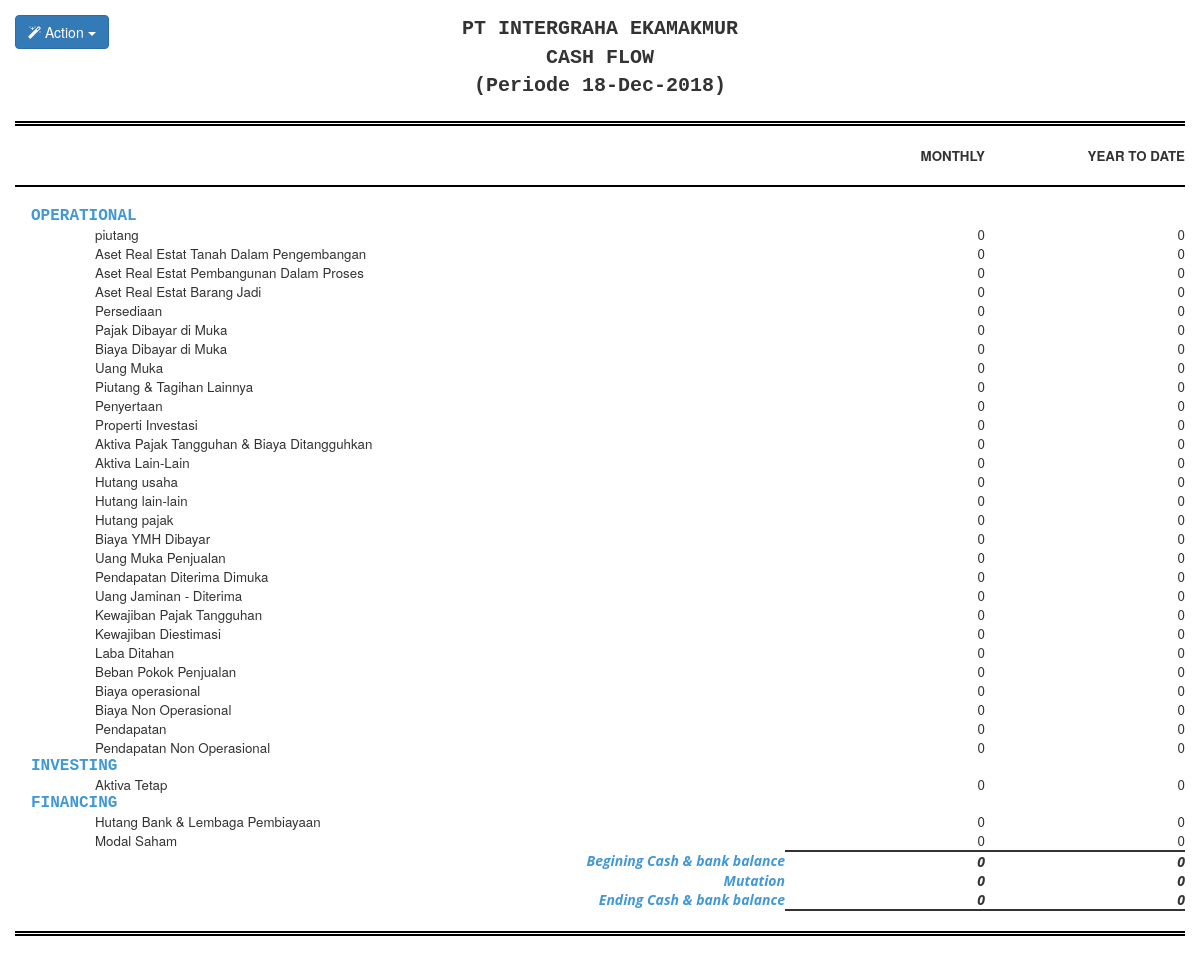
The page /index.php/cash_flow/cash_flow/view_cfd on the database its author committed.
### tables this page shows
CREATE TABLE `system_parameter`  (
  `id` int(50) NOT NULL AUTO_INCREMENT,
  `company_id` varchar(50) NOT NULL,
  `name` varchar(50) NOT NULL,
  `top_approval` varchar(50) NOT NULL,
  `base_currency` varchar(50) NOT NULL,
  `financial_month` varchar(50) NOT NULL,
  `financial_year` varchar(50) NOT NULL,
  `reaa` bigint(50) NOT NULL,
  `reac` bigint(50) NOT NULL,
  PRIMARY KEY (`id`) USING BTREE
);

CREATE TABLE `detail_category`  (
  `id_detail` int(11) NOT NULL AUTO_INCREMENT,
  `id_report` int(255) NULL DEFAULT NULL,
  `id_category` int(255) NULL DEFAULT NULL,
  `id_subcategory` int(255) NULL DEFAULT NULL,
  `account` varchar(255) NULL DEFAULT NULL,
  `is_cf` int(255) NULL DEFAULT NULL,
  `is_range` varchar(255) NULL DEFAULT NULL,
  `range_start` varchar(255) NULL DEFAULT NULL,
  `range_end` varchar(255) NULL DEFAULT NULL,
  `custom` varchar(255) NULL DEFAULT NULL,
  PRIMARY KEY (`id_detail`) USING BTREE
);

CREATE TABLE `subcategory`  (
  `id_subcategory` int(255) NOT NULL AUTO_INCREMENT,
  `name` varchar(255) NULL DEFAULT NULL,
  `id_category` varchar(255) NULL DEFAULT NULL,
  PRIMARY KEY (`id_subcategory`) USING BTREE
);

### application/controllers/cash_flow/Cash_flow.php (called while the page is built, shortened)
<?php defined('BASEPATH') OR exit('No direct script access allowed');
class cash_flow extends CI_Controller
{
    function __Construct()
    {
        $this->load->model('cash_flow/M_cashflow');
        $this->load->helper('url');
    }
    public function view_cfd()
    {
        $date = $this->input->get('periode');
        $first_date_find = strtotime(date("Y-m-d", strtotime($date)) . ", first day of this month");
        $date_from = date("Y-m-d", $first_date_find);
        $lastyear = strtotime ( '-1 year' , strtotime ( $date ) ) ;
        $prevYearStart = date ( 'Y' , $lastyear ).'-01-01';
        $yearOnly = substr($date, 0, 4);
        $year = $yearOnly;
        $yearStart = $year.'-01-01';
        $data['account'] = $this->M_cashflow->get_detail_category();
        $data['monthly'] = $this->M_cashflow->get_monthly($date);
        $data['monthly_prev'] = $this->M_cashflow->get_monthly_prev($date_from);
        $data['total'] = $this->M_cashflow->get_total($yearStart, $date);
        $data['total_prev'] = $this->M_cashflow->get_total_prev($prevYearStart);
        $data['bgn'] =  $this->M_cashflow->get_cash_bank($date_from);
        $data['bgn_prev'] =  $this->M_cashflow->get_cash_bank_ytd($date);
        $data['PrevYearStart'] = $prevYearStart;
        $data['yearStart'] = $yearStart;
        $data['date_to'] = $date;
        $data['date_from'] = $date_from;
        $this->load->view('cash_flow/v2/view_cfd', $data);
    }
}

### index.php (called while the page is built, shortened)
<?php
require_once BASEPATH.'core/CodeIgniter.php';

### application/models/cash_flow/M_cashflow.php (called while the page is built, shortened)
<?php
class M_cashflow extends CI_Model
{
    public function get_detail_category(){
        $data = $this->db->query("
            SELECT
              sc.id_subcategory,
              sc.`name`,
              dc.id_detail,
              dc.account,
              c.report_type,
              dc.id_report,
              c.subgroup
            FROM
              detail_category dc
              JOIN coa c ON dc.id_detail = c.cashflow
              JOIN subcategory sc ON sc.id_subcategory = dc.id_subcategory
            WHERE
              dc.id_report = 3
            GROUP BY
              id_detail
            ORDER BY
	            dc.is_cf ASC
        ");
        return $data->result();
    }
    public function get_monthly($date){
        $data = $this->db->query(" CALL p_cf_monthly ('".$date."' ) ");
        mysqli_next_result( $this->db->conn_id );
        return $data->result();
    }
    public function get_monthly_prev($date_from){
        $data = $this->db->query(" CALL p_cf_prev_monthly ( '".$date_from."' ) ");
        mysqli_next_result( $this->db->conn_id );
        return $data->result();
    }
    public function get_total($yearStart, $date){
        $data = $this->db->query(" call p_cf_total('".$yearStart."' , '".$date."') ");
        mysqli_next_result( $this->db->conn_id );
        return $data->result();
    }
    public function get_total_prev($prevYearStart){
        $data = $this->db->query(" call p_cf_total_prev('".$prevYearStart."') ");
        mysqli_next_result( $this->db->conn_id );
        return $data->result();
    }
}

### application/views/cash_flow/v2/view_cfd.php (the view, shortened to what this page needs)
<html>
<head>
    <link rel="stylesheet" href="https://maxcdn.bootstrapcdn.com/bootstrap/3.3.7/css/bootstrap.min.css">
    <link rel="stylesheet" href="https://cdnjs.cloudflare.com/ajax/libs/font-awesome/4.7.0/css/font-awesome.min.css">
    <?php
    $sql = "SELECT * FROM system_parameter";
    $query = $this->db->query($sql);
    if ($query->num_rows() > 0) {
    foreach ($query->result() as $row) { ?>
    <b value="<?php echo $row->company_id; ?>"><?php }
        } ?>
        </head>
        <div class="dropdown">
            <button class="btn btn-primary dropdown-toggle" type="button" data-toggle="dropdown"><i
                    class="fa fa-magic"></i> Action <span class="caret"></span></button>
        </div>
<body>
<div id="div1">
    <div class="t_header">
        <td><strong><?php echo strtoupper($row->name); ?></strong></td>
        <br>
        <td><strong>CASH FLOW</strong></td>
        <br>
        <td class="date">
            (Periode <?php
            $per = new DateTime($date_to);
            echo $per->format('d-M-Y');
            ?>)
        </td>
    </div>
    <hr class="style3">
    <div id="body">
        <table class="table_detail " width="100%" id="cashflow">
            <thead>
            <tr>
                <th width=""></th>
                <th class="head_col">MONTHLY</th>
                <th class="head_col">YEAR TO DATE</th>
            </tr>
            <tr>
                <th colspan="4">
                    <hr class="style2">
                </th>
            </tr>
            </thead>
            <tbody>
            <?php
            $group = '';
            $month = 0;
            $month_prev = 0;
            $tot = 0;
            $tot_prev = 0;
            $sum_monthly = 0;
            $mutation = 0;
            $mutation_ytd = 0;
                foreach($account as $ac){
                    if($group != $ac->id_subcategory){
                        echo'<tr>
                                <td class="group" style="color:#4298d6">'.strtoupper($ac->name).'</td>
                                <td align="right"></td>
                            </tr>';
                        $group = $ac->id_subcategory;
                    }else{
                        echo '';
                    }
            ?>
                    <tr style="cursor: pointer">
                        <td class="content"  onclick="breakdownMonthly('<?php echo $ac->report_type ?>','<?php echo $date_to ?>','<?php echo $date_from ?>','<?php echo $ac->id_detail ?>','<?php echo $ac->account ?>' )"><?php echo $ac->account ?></td>
                        <td style="cursor: pointer" align="right" class="content " onclick="breakdownMonthly('<?php echo $ac->report_type ?>','<?php echo $date_to ?>','<?php echo $date_from ?>','<?php echo $ac->id_detail ?>','<?php echo $ac->account ?>' )" >
                            <?php
                                if(($ac->subgroup >= 100 AND $ac->subgroup <= 199) OR
                                    ($ac->subgroup >= 600 AND $ac->subgroup <= 799) OR
                                    ($ac->subgroup >= 802 AND $ac->subgroup <= 999)
                                ){
                                    echo number_format($sum_monthly = $month_prev - $month);
                                }else{
                                    echo number_format($sum_monthly = $month - $month_prev);
                                }
                            ?>
                        </td>
                        <td style="cursor: pointer" align="right" class="content total" onclick="breakdownTotal('<?php echo $ac->report_type ?>','<?php echo $date_to ?>','<?php echo $yearStart ?>','<?php echo $PrevYearStart ?>','<?php echo $ac->id_detail ?>','<?php echo $ac->account ?>' )">
                            <?php
                            if(($ac->subgroup >= 100 AND $ac->subgroup <= 199) OR
                                ($ac->subgroup >= 600 AND $ac->subgroup <= 799) OR
                                ($ac->subgroup >= 802 AND $ac->subgroup <= 999)
                            ){
                                echo number_format($sum_total = $tot_prev - $tot);
                            }else{
                                echo number_format($sum_total = $tot - $tot_prev);
                            }
                            ?>
                        </td>
                    </tr>
                <?php
                    $mutation = $mutation + $sum_monthly;
                    $mutation_ytd = $mutation_ytd + $sum_total;
                    }
                ?>
            </tbody>
            <tfoot>
            <tr class="conclusion">
                <th class="text-right" style="color:#4298d6">Begining Cash & bank balance</th>
                <th style="border-top: 2px solid; text-align: right"><?php echo number_format($bgn->begining) ?></th>
                <th style="border-top: 2px solid; text-align: right"><?php echo number_format($bgn_prev->begining_ytd + $mutation_ytd) ?></th>
            </tr>
            <tr class="conclusion">
                <th class="text-right" style="color:#4298d6">Mutation</th>
                <th class="text-right "><?php echo number_format($mutation) ?></th>
                <th class="text-right"><?php echo number_format($mutation_ytd) ?></th>
            </tr>
            <tr class="conclusion">
                <th class="text-right" style="color:#4298d6">Ending Cash & bank balance</th>
                <th style="border-bottom: 2px solid;text-align: right"><?php echo number_format($bgn->begining + $mutation) ?></th>
                <th style="border-bottom: 2px solid;text-align: right"><?php echo number_format($bgn_prev->begining_ytd) ?></th>
            </tr>
            </tfoot>
        </table>
    </div>
    <hr class="style3">
</div>
</body>
</html>

### application/views/cash_flow/v2/view_cfd.php (style rules this page uses)
.conclusion { font-style: italic; font-weight: bold; font-family: "Open Sans", sans-serif; font-size: 14px; }
hr.style2 { border-top: 2px double black; }
hr.style3 { border-top: 5px double black; }
.t_header { font-family: Courier, monospace; font-size: 15pt; text-align: center; }
.head_col { width: 200px; text-align: right; font-size: 10pt; }
.group { padding-left: 1em; font-weight: bold; font-family: Courier, monospace; }
.content { font-size: 10pt; padding-left: 6em; font-weight: normal }
.dropdown { position: fixed;; }
body { margin: 15px; }

### rows shown on the page
system_parameter: name "PT INTERGRAHA EKAMAKMUR"
detail_category: id_subcategory.name "OPERATIONAL", account "piutang"
detail_category: account "Aset Real Estat Tanah Dalam Pengembangan"
detail_category: account "Aset Real Estat Pembangunan Dalam Proses"
detail_category: account "Aset Real Estat Barang Jadi"
detail_category: account "Persediaan"
detail_category: account "Pajak Dibayar di Muka"
detail_category: account "Biaya Dibayar di Muka"
detail_category: account "Uang Muka"
detail_category: account "Piutang & Tagihan Lainnya"
detail_category: account "Penyertaan"
detail_category: account "Properti Investasi"
detail_category: account "Aktiva Pajak Tangguhan & Biaya Ditangguhkan"
detail_category: account "Aktiva Lain-Lain"
detail_category: account "Hutang usaha"
detail_category: account "Hutang lain-lain"
detail_category: account "Hutang pajak"
detail_category: account "Biaya YMH Dibayar"
detail_category: account "Uang Muka Penjualan"
detail_category: account "Pendapatan Diterima Dimuka"
detail_category: account "Uang Jaminan - Diterima"
detail_category: account "Kewajiban Pajak Tangguhan"
detail_category: account "Kewajiban Diestimasi"
detail_category: account "Laba Ditahan"
detail_category: account "Beban Pokok Penjualan"
detail_category: account "Biaya operasional"
detail_category: account "Biaya Non Operasional"
detail_category: account "Pendapatan"
detail_category: account "Pendapatan Non Operasional"
detail_category: id_subcategory.name "INVESTING", account "Aktiva Tetap"
detail_category: id_subcategory.name "FINANCING", account "Hutang Bank & Lembaga Pembiayaan"
detail_category: account "Modal Saham"

### other values the page prints
$per->format('d-M-Y') "18-Dec-2018"
$bgn->begining "0"
$bgn_prev->begining_ytd + $mutation_ytd "0"
$mutation "0"
$mutation_ytd "0"
$bgn->begining + $mutation "0"
$bgn_prev->begining_ytd "0"
